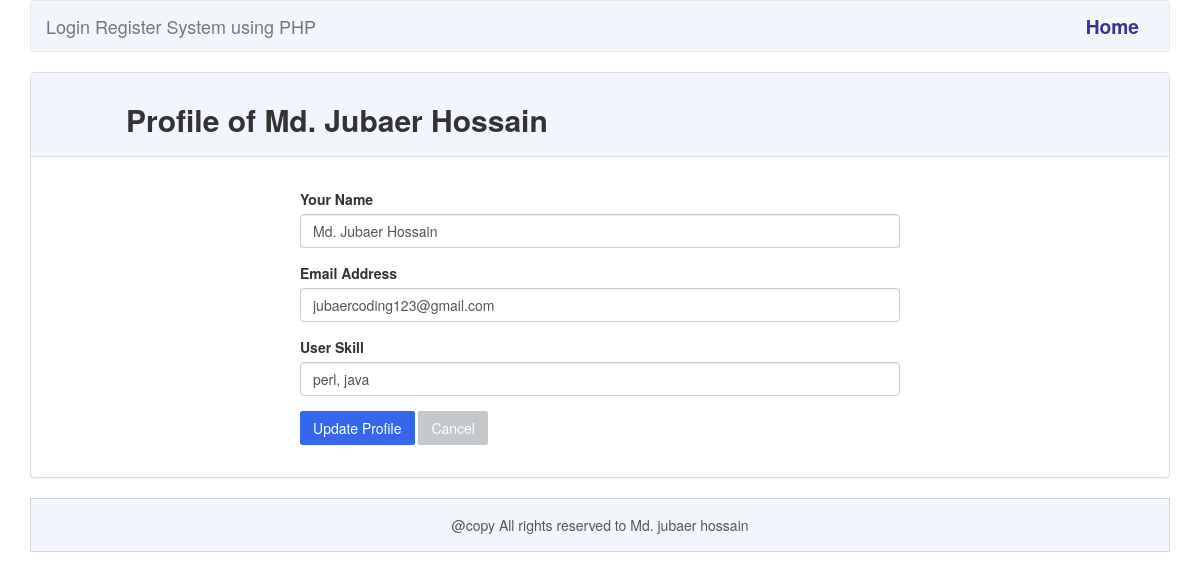
Page /update.php?id=1 on the committed database.
### tables this page shows
CREATE TABLE `tbl_user` (
  `id` int(10) NOT NULL,
  `name` varchar(255) NOT NULL,
  `email` varchar(255) NOT NULL,
  `skill` varchar(100) NOT NULL
);

### Database.php (called while the page is built, shortened)
<?php
class Database{
    public $host   = DB_HOST;
    public $user   = DB_USER;
    public $pass   = DB_PASS;
    public $dbname = DB_NAME;
    public $link;
    private function connectDB(){
    $this->link = new mysqli($this->host, $this->user, $this->pass, $this->dbname);
    }
    public function index(){
        $query = "SELECT * FROM tbl_user";
        $result = $this->link->query($query) or die($this->link->error.__LINE__);
        if($result->num_rows>0){
            return $result;
        } else {
            return false;
        }
    }
}
?>

### update.php (the view, shortened to what this page needs)
<?php
    $db = new Database();
    if(isset($_GET['id'])){
        $id = $_GET['id'];
        $query = "SELECT * FROM tbl_user WHERE id = $id";
        $getData = $db->index($query)->fetch_assoc();
}
?>
 <!doctype html>
<html>
<head>
 <link rel = "stylesheet" href="includes/bootstrap.min.css"/>
  <link rel="stylesheet" href="https://cdnjs.cloudflare.com/ajax/libs/font-awesome/4.7.0/css/font-awesome.min.css">
  <link rel = "stylesheet" href="css/app.css"/>
  <link rel = "stylesheet" href="css/alert.css"/>
</head>
     <body>
        <div class="container">
           <nav class="navbar navbar-default">
               <div class="container-fluid">
                   <div class="navbar-header">
                       <a class="navbar-brand" href="index.php">Login Register System using PHP</a>
                   </div>
                   <ul class="nav navbar-nav pull-right">
                       <li><a href = "index.php">Home</a></li>
                   </ul>
               </div>
           </nav>
  <div class="panel panel-default">
   <div class="panel-heading">
      <div><h2><strong><?php echo "Profile of  ". $getData['name']; ?></strong></h2>
      </div>
    </div>
    <div class="panel-body">
       <div style="max-width:600px; margin: 0 auto">
        <form action="" method="POST">
          <div class="form-group">
              <label for = "name">Your Name</label>
              <input type="text" id="name" name="name" class="form-control" value = "<?php echo $getData['name']; ?>" />
          </div>
          <div class="form-group">
               <label for="email">Email Address</label>
                <input id="email" type="text" name="email" class="form-control" value="<?php echo $getData['email']; ?>" />
          </div>
          <div class="form-group">
              <label for = "skill">User Skill</label>
              <input type="text" id="skill" name="skill" class="form-control" value="<?php echo $getData['skill']; ?>" />
          </div>
          <button type="submit" name="update" class="btn btn-success">Update Profile</button>
            <a href="index.php" class="btn btn-info">Cancel</a>
        </form>
      </div>
     </div>
  </div>
<?php
  include('includes/footer.php');
?>

### css/app.css (style rules this page uses)
html { font-size: 16px !important; }
.navbar { background-color: #f2f6fc; }
.navbar-default .navbar-nav > li > a { font-size: 1.2rem; font-weight: 600; color: #383199; }
.btn { border-radius: 2px; }
.btn-success { background-color: #3467eb; border: 1px solid #3467eb; }
.btn-info { background-color: #c4c8ca; border-color: #c4c8ca; }
* { transition: all 0.3s ease; }
li { list-style: none; display: block; }
a { text-decoration: none; }
.panel-heading { background-color: #f2f6fc !important; border-bottom: 1px solid lightgray; text-align: center; }
.panel-heading div { display: flex; font-size: 1.5rem; font-weight: 600; padding-left: 5rem; align-items: center; width: 100%; }
.panel-body { margin: 0; padding: 2rem; }

### rows in the picture
tbl_user: name "Md. Jubaer Hossain", email "jubaercoding123@gmail.com", skill "perl, java"
